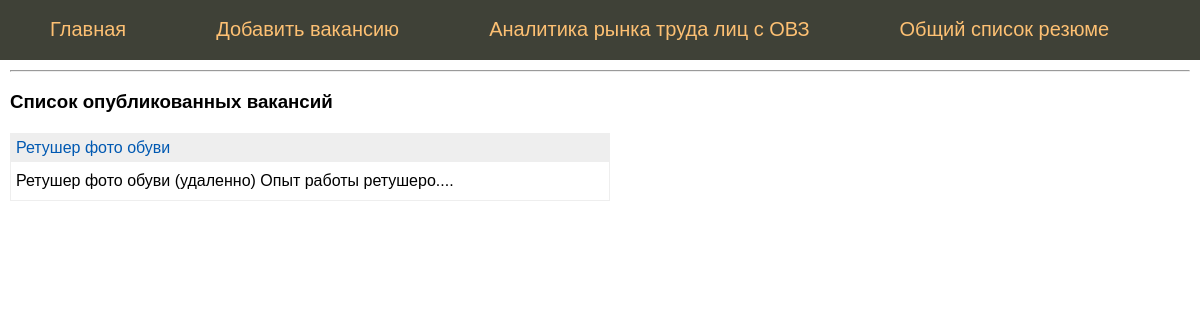
Before: / with the older database file.
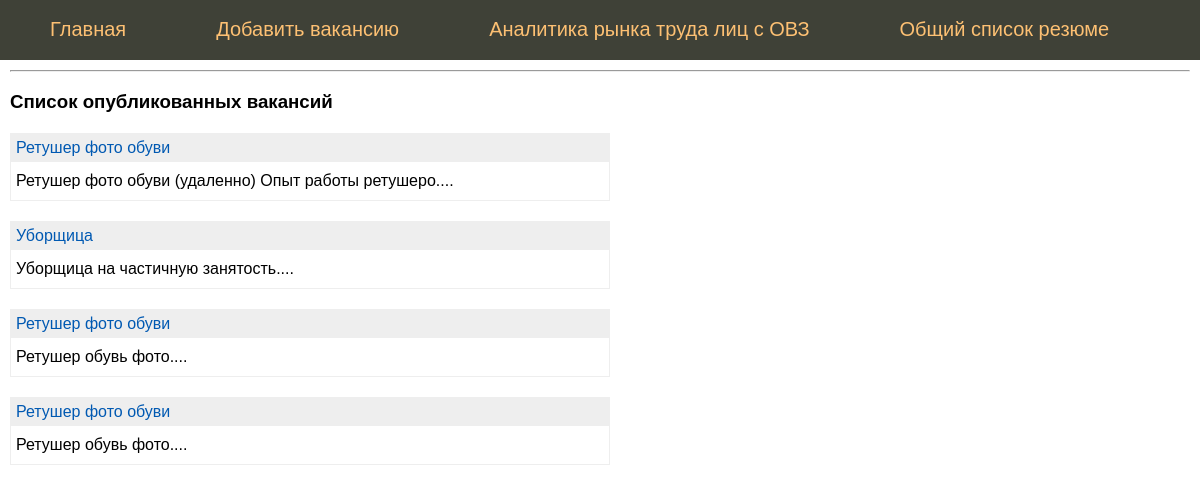
After: the same page with the newer database file.
### tables this page shows
CREATE TABLE mainmenu (
id integer PRIMARY KEY AUTOINCREMENT,
title text NOT NULL,
url text NOT NULL
);

CREATE TABLE "vacancy" (
	"id"	integer,
	"name"	text NOT NULL,
	"city"	text NOT NULL,
	"salary"	text NOT NULL,
	"schedule"	text NOT NULL,
	"description"	text NOT NULL,
	"time"	integer NOT NULL,
	"vacancy_vector"	TEXT,
	PRIMARY KEY("id" AUTOINCREMENT)
);

### flsite.py (the view)
@app.route('/')
def index():
    db = get_db() # установка соединения в момент прихода запроса
    '''
    Функцию get_db() можно при необходимости вызывать в каждом обработчике для того чтобы установить соединение с БД
    '''
    dbase = FDataBase(db)
    print(dbase.getMenu())
    return render_template('index.html',
                           menu = dbase.getMenu(),
                           vacancy=dbase.getVacancyAnonce())

### FDataBase.py (called while the page is built)
    def getMenu(self):
        sql = '''SELECT * FROM mainmenu'''
        try:
            self.__cur.execute(sql)
            res = self.__cur.fetchall()
            if res: return res
        except:
            print("Ошибка чтения из БД")
        return []

    def getVacancyAnonce(self):
        try:
            self.__cur.execute(f"SELECT id, name, description FROM vacancy ORDER BY time DESC")
            res = self.__cur.fetchall()
            if res: return res
        except sqlite3.Error as e:
            print("Ошибка получения вакансии из БД "+str(e))
        return []

### flsite.py (called while the page is built)
def connect_db():
    conn = sqlite3.connect(app.config['DATABASE'])
    conn.row_factory = sqlite3.Row # Записи из БД представлены не в виде кортежей, а в виде словаря
    return conn

def get_db():
    if not hasattr(g, 'link_db'):
        g.link_db = connect_db()
    return g.link_db

### templates/index.html
{% extends 'base.html' %}
{% block content %}
{{ super() }}
<hr>
<h3>Список опубликованных вакансий</h3>
<ul class="list-posts">
{% for p in vacancy %}
<li>
<p class="title"><a href="{{ url_for('showVacancy', id_vacancy=p.id)}}">{{p.name}}</a></p>
<p class="annonce">{{ p.description[:50] | striptags  }}....</p>
</li>
{% endfor %}
</ul>
{% endblock %}

### templates/base.html (shortened to what this page needs)
<!DOCTYPE html>
<html>
<head>
</head>
<body>
{% block content %}
	{% block mainmenu %}
		<ul class="mainmenu">
			{% for p in menu %}
			<li><a href="{{p.url}}">{{p.title}}</a></li>
			{% endfor %}
		</ul>
	{% endblock mainmenu %}
	<div class="content">
{% endblock %}
</div>
</body>
</html>

### templates/base.html (style rules this page uses)
html, body { font-family: 'Arial'; margin: 0; padding 0; height: 100%; width: 100%; }
a { color: #0059b2; text-decoration: none; }
ul.mainmenu { list-style: none; background: #3F4137; height: 60px; margin: 0; padding: 0; color: #fdc073; font-size: 20px; overflow: hidden; }
ul.mainmenu li { float: left; margin: 18px 40px 0 50px; }
ul.mainmenu li a { color: #fdc073; text-decoration: none; }
div.content { margin: 10px; }
ul.list-posts { list-style: none; margin: 0; padding: 0; max-width: 600px; }
ul.list-posts li { margin: 20px 0 0 0; border: 1px solid #eee; }
ul.list-posts .title { margin: 0; padding: 5px; background: #eee; }
ul.list-posts .annonce { margin: 0; padding: 10px 5px 10px 5px; }

Changed rows visible on the page:
added vacancy: name "Уборщица", description "Уборщица на частичную занятость"
added vacancy: name "Ретушер фото обуви", description "Ретушер обувь фото"
added vacancy: name "Ретушер фото обуви", description "Ретушер обувь фото"
